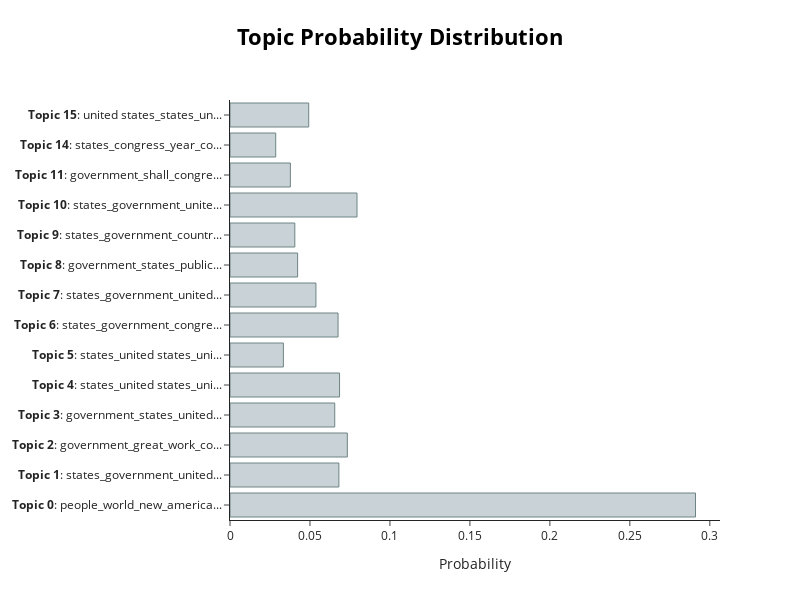

The notebook cell saved with this chart:
### Code cell
topic_distribution, _ = topic_model.approximate_distribution(docs)
topic_distribution[0]

first_speech_visualization = topic_model.visualize_distribution(topic_distribution[0])
first_speech_visualization.write_html("outputs/p3_first_speech_topic_distribution.html")
first_speech_visualization

### Figure 1 — Plotly figure (JSON) as saved in the notebook; plotly's stock layout.template omitted (floating-point values rounded to 4 significant figures)
{"data": [{"marker": {"color": "#C8D2D7", "line": {"color": "#6E8484", "width": 1}}, "orientation": "h", "type": "bar", "x": [0.2911, 0.06808, 0.07337, 0.06549, 0.0685, 0.03339, 0.06756, 0.05373, 0.04229, 0.04053, 0.07941, 0.03774, 0.02859, 0.04922], "y": ["<b>Topic 0</b>: people_world_new_america...", "<b>Topic 1</b>: states_government_united...", "<b>Topic 2</b>: government_great_work_co...", "<b>Topic 3</b>: government_states_united...", "<b>Topic 4</b>: states_united states_uni...", "<b>Topic 5</b>: states_united states_uni...", "<b>Topic 6</b>: states_government_congre...", "<b>Topic 7</b>: states_government_united...", "<b>Topic 8</b>: government_states_public...", "<b>Topic 9</b>: states_government_countr...", "<b>Topic 10</b>: states_government_unite...", "<b>Topic 11</b>: government_shall_congre...", "<b>Topic 14</b>: states_congress_year_co...", "<b>Topic 15</b>: united states_states_un..."]}], "layout": {"height": 600, "hoverlabel": {"bgcolor": "white", "font": {"family": "Rockwell", "size": 16}}, "title": {"font": {"color": "Black", "size": 22}, "text": "<b>Topic Probability Distribution</b>", "x": 0.5, "xanchor": "center", "y": 0.95, "yanchor": "top"}, "width": 800, "xaxis": {"title": {"text": "Probability"}}}}
